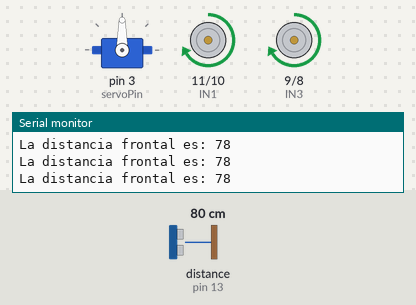
Bench run of a sketch on a simulated Arduino Uno, built with avr-gcc and run on an emulated ATmega328P. On the bench: servo, motor-driver pin pairs drawn as motors (green arrow = first pin HIGH = forward, orange = second pin HIGH = backward, longer = more drive, scaled by the enable pin), the last lines printed to the serial monitor. Wiring (inferred from the names in the program): ultrasonic range finder: trigger pin 12; echo pin 13. Inputs (shaded band) come from the test bench; at power-on: distance to the obstacle (sensor on pin 13) 80 cm. The echo pulse lasts 58.3 µs per cm.

Above: at 1.5 s.
1.6 s: distance to the obstacle (sensor on pin 13) set to 23 cm
3.1 s: distance to the obstacle (sensor on pin 13) set to 19 cm
At 4.0 s:
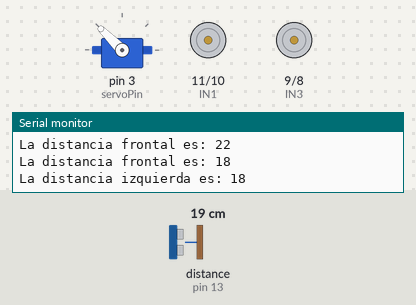
At 4.5 s:
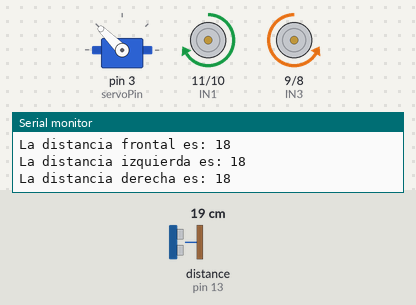
6.1 s: distance to the obstacle (sensor on pin 13) set to 17 cm
At 6.5 s:
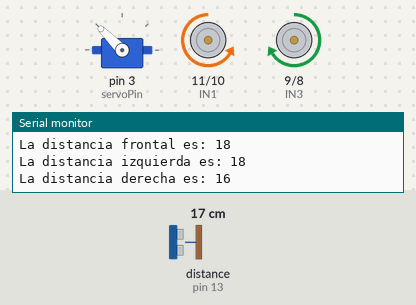
9.1 s: distance to the obstacle (sensor on pin 13) set to 13 cm
At 9.5 s:
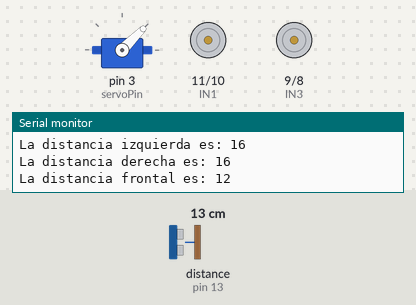
12.1 s: distance to the obstacle (sensor on pin 13) set to 10 cm
15.1 s: distance to the obstacle (sensor on pin 13) set to 18 cm
Timing chart, 0 to 19.1 s (numbered marks = the images above; inputs shaded):
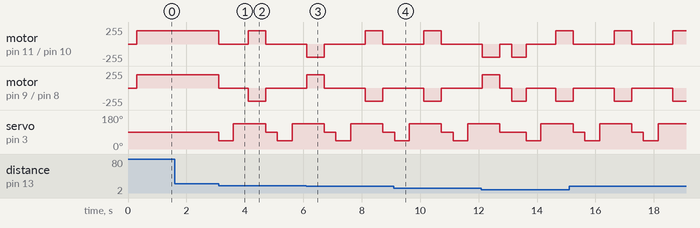

Measured:
- the behaviour switches between 22 and 21 cm on distance to the obstacle (sensor on pin 13) (found by bisection; images 0 and 1)
- the behaviour switches between 19 and 18 cm on distance to the obstacle (sensor on pin 13) (found by bisection; images 2 and 3)
- after the input at 3.1 s, motor on pin 11 (IN1) / pin 10 (IN2): forward 200/255 → stopped at once, → forward 200/255 1.0 s later, → stopped 0.60 s later; motor on pin 9 (IN3) / pin 8 (IN4): forward 200/255 → stopped at once, → backward 200/255 1.0 s later, → stopped 0.60 s later

The sketch:

source-code.ino
```cpp
//Librería para el control del Servomotor
#include <Servo.h>

//Sensor ultrasónico
const int trigPin = 12;
const int echoPin = 13;
long duracion;
int distancia;


//Servomotor
Servo servo;
const int servoPin = 3;

//Driver de motores - arduino
const int ENA = 6; //control de velocidad motor 1
const int ENB = 5; // control de velocidad motor 2
const int IN1 = 11;
const int IN2 = 10;
const int IN3 = 9;
const int IN4 = 8;

//velocidad de los motores
int speedA = 200;
int speedB = 200;


//inicialización
void setup(){

  pinMode(trigPin, OUTPUT);
  pinMode(echoPin, INPUT);

  pinMode(ENA, OUTPUT);
  pinMode(ENB, OUTPUT);
  pinMode(IN1, OUTPUT);
  pinMode(IN2, OUTPUT);
  pinMode(IN3, OUTPUT);
  pinMode(IN4, OUTPUT);

  servo.attach(servoPin);
  servo.write(90); // posicion inicial del servo
  delay(300);
  Serial.begin(9600);
}


//Ejecución constante
void loop(){

  distancia = readUltrasonic();
  Serial.print("La distancia frontal es: ");
  Serial.println(distancia);

  if(distancia > 20){
    avanzar();
    servo.write(90);

  } else if(distancia <= 20 && distancia > 10){
    parar();
    buscarMejorDireccion();

  } else if(distancia <= 10){
    retroceder();
    delay(500);
    parar();
    buscarMejorDireccion();
  }

  delay(100);
}


//Funciones del robot ultrasónico
int readUltrasonic(){
  digitalWrite(trigPin, LOW);
  delayMicroseconds(2);
  digitalWrite(trigPin, HIGH);
  delayMicroseconds(10);
  digitalWrite(trigPin, LOW);

  duracion = pulseIn(echoPin, HIGH);
  int dist = duracion * 0.034 / 2;
  return dist;
}


void avanzar(){
  //Motor A
  digitalWrite(IN1, HIGH);
  digitalWrite(IN2, LOW);
  analogWrite(ENA, speedA);

  //Motor B
  digitalWrite(IN3, HIGH);
  digitalWrite(IN4, LOW);
  analogWrite(ENB, speedB);
}


void retroceder(){
  //Motor A
  digitalWrite(IN1, LOW);
  digitalWrite(IN2, HIGH);
  analogWrite(ENA, speedA);

  //Motor B
  digitalWrite(IN3, LOW);
  digitalWrite(IN4, HIGH);
  analogWrite(ENB, speedB);
}


void parar(){
  analogWrite(ENA, 0);
  analogWrite(ENB, 0);
}


void girarIzquierda(){
  digitalWrite(IN1, LOW);
  digitalWrite(IN2, HIGH);
  digitalWrite(IN3, HIGH);
  digitalWrite(IN4, LOW);
  analogWrite(ENA, speedA);
  analogWrite(ENB, speedB);
  delay(600);
  parar();
}


void girarDerecha(){
  digitalWrite(IN1, HIGH);
  digitalWrite(IN2, LOW);
  digitalWrite(IN3, LOW);
  digitalWrite(IN4, HIGH);
  analogWrite(ENA, speedA);
  analogWrite(ENB, speedB);
  delay(600);
  parar();
}


//Análisis de dirección
void buscarMejorDireccion(){
  servo.write(45);
  delay(500);
  int distIzq = readUltrasonic();
  Serial.print("La distancia izquierda es: ");
  Serial.println(distIzq);

  servo.write(135);
  delay(500);
  int distDer = readUltrasonic();
  Serial.print("La distancia derecha es: ");
  Serial.println(distDer);

  if(distIzq > distDer){
    girarIzquierda();
  } else {
    girarDerecha();
  }

  servo.write(90);
  delay(300);
}
```
